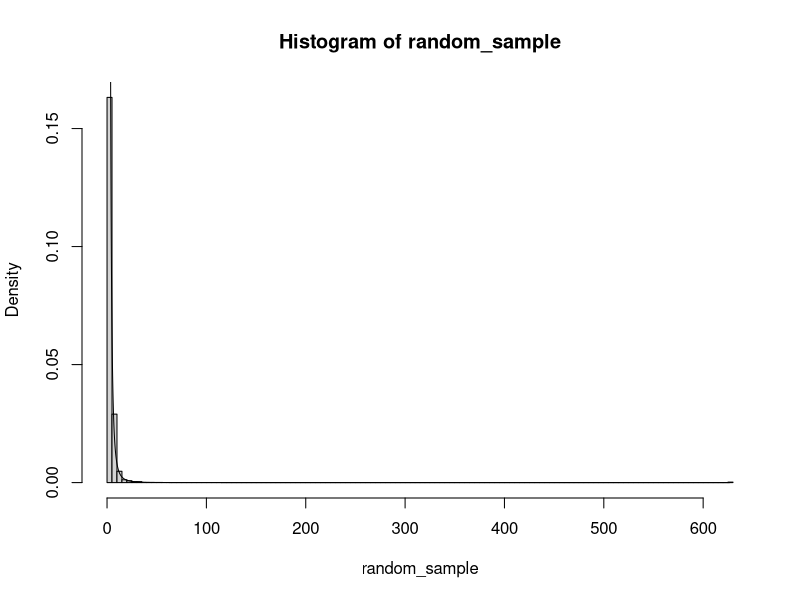
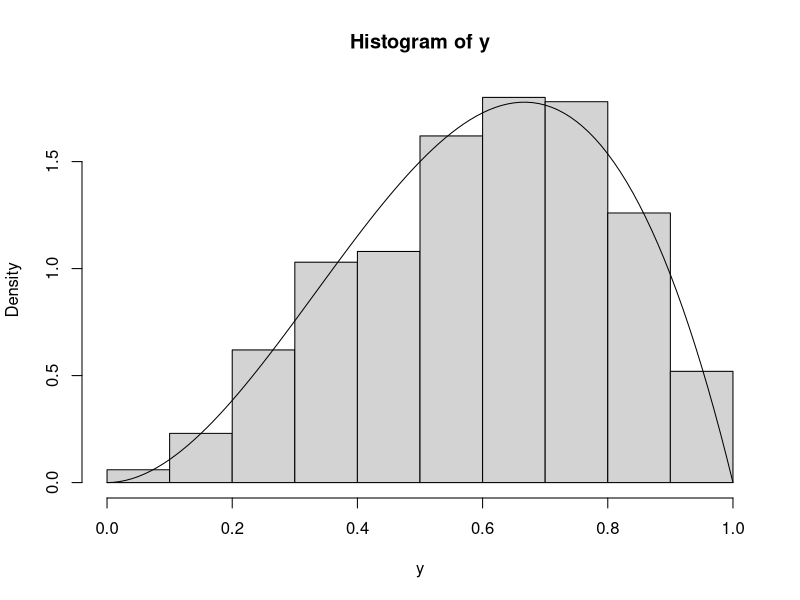
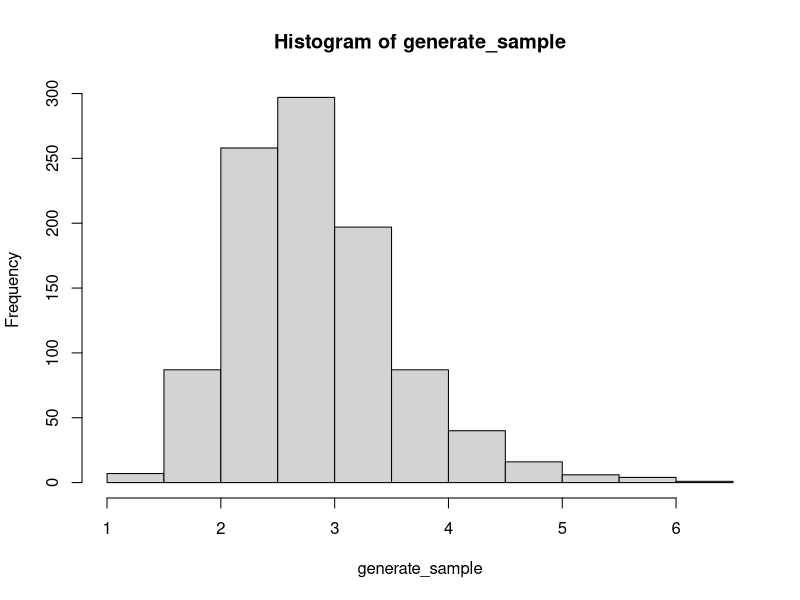
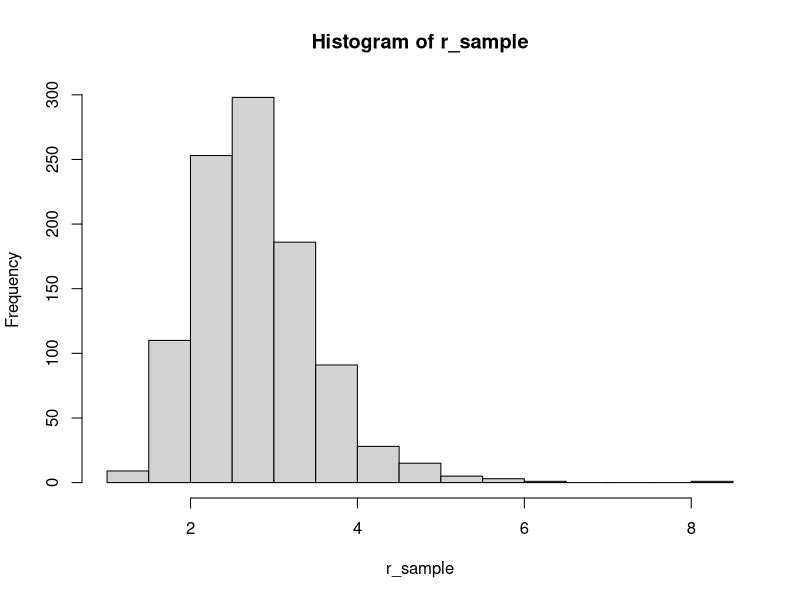
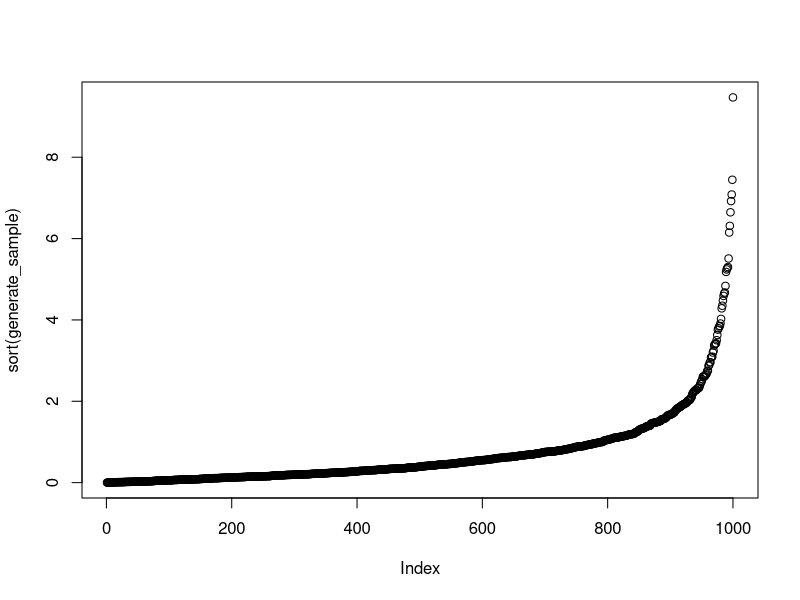
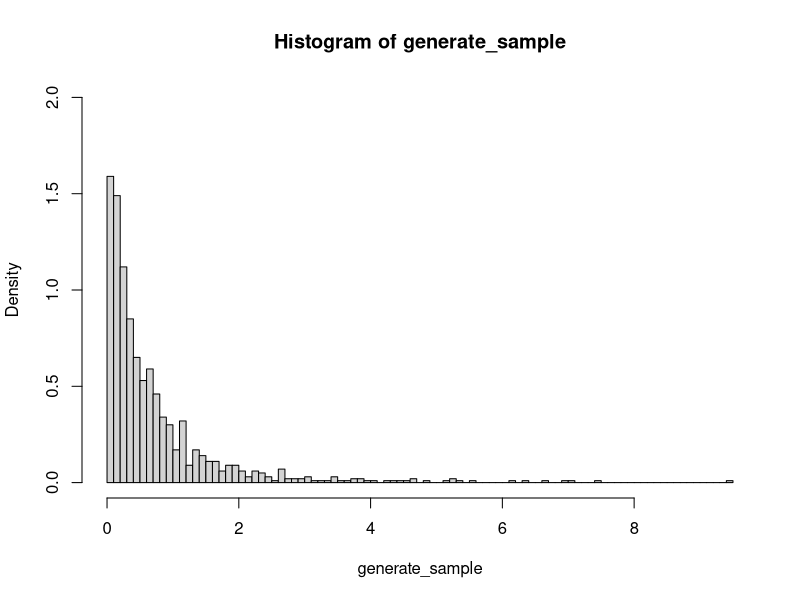
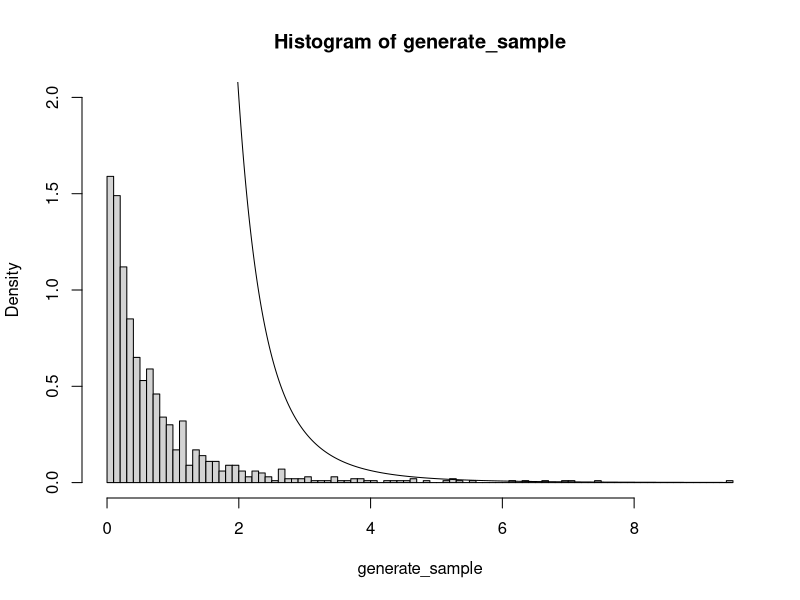

Recreate these plots in R, in order.
## ---- chunk 1
set.seed(02192021)
library(MASS)
knitr::opts_chunk$set(echo = TRUE)
knitr::opts_chunk$set(
  fig.path = "README_figs/README-3-"
)
## ---- chunk 2
# Two parameter exponential distribution
two_exponential <- function(n, lamda, eta) {
  # Uniform Distribution
  r <- runif(n)
 1 - exp(-lamda*(r-eta)) 
}

n <- 10000
lambda <- 2
eta <- 0

# generating random sample
a <- two_exponential(n, lambda, eta) 
x <- quantile(a)

# using r function
b <- rexp(n, lambda)
y <- quantile(b)

# printing the result by combing 
round(rbind(x,y), digits = 3)
## ---- chunk 3
paretoInverse <- function(x, a, b) {
  u <- runif(x)
  b*(1-u)^(-1/a)
}

paretoDensity <- function (x, a, b) {
  sapply(x, function(s) a*b^a*s^(-a-1))
}

n <- 1000
a <- 2
b <- 2

random_sample <- paretoInverse(n, a, b)
range_sample <- range(random_sample)
x <- seq(range_sample[1], range_sample[2], 0.01)
y <- paretoDensity(x,a,b)
# histogram for sample
hist(random_sample, probability = TRUE, breaks = 100)
# density curve superimposed 
lines(x = x, y = y)
## ---- chunk 4
# inverse transform
inverseTransform <- function (size, x, px) {
  u <- runif(size)
  c <- cumsum(px)
  sapply(u, function(v) min(x[c >= v]))
}

x <- 0:4
px <- c(0.1, 0.2, 0.2, 0.2, 0.3)
size <- 1000

# generate sample using function
generate_sample <- inverseTransform(size, x, px)
r1 <- table(generate_sample)

# generating sample using R function
r_sample <- sample(size = size, x = x, prob = px, replace = TRUE)
r2 <- table(r_sample)

rbind(r1, r2)/size
## ---- chunk 5
sample_beta <- function(n,a,b,...){
  k <- 0 #counter for accepted
  y <- numeric(n)

  while (k < n) {
    u <- runif(1)
    x <- runif(1) #random variate from g
    if (x^(a-1) * (1-x)^(b-1) > u) {
      #we accept x
      k <- k + 1
      y[k] <- x
    }
  }
  y
}
##Generate a sample of size 1000 from the Beta(3,2) distribution
n <- 1000
y <- numeric(n)
y <- sample_beta(n,3,2) #Using the beta function

##compare empirical and theoretical percentiles
p <- seq(.1, .9, .1)
Qhat <- quantile(y, p) #quantiles of sample
Q <- qbeta(p, 3, 2) #theoretical quantiles
se <- sqrt(p * (1-p) / (n * dbeta(Q, 3, 2)))

round(rbind(Qhat, Q, se), 3)

hist(y,prob = TRUE)
curve(dbeta(x,3,2),add=TRUE)

## ---- chunk 6
# lognormal using logarithms and normal distribution
lognormal <- function (size, mu, sigma) {
  exp(rnorm(n = size, mean = mu, sd = sigma))
}

mu <- 1
sigma <- 0.25
size <- 1000

# generating random sample
generate_sample <- lognormal(size = size, mu = mu, sigma = sigma)
hist(generate_sample)

# R function for lognormal distribution
r_sample <- rlnorm(n = size, meanlog = mu, sdlog = sigma)
hist(r_sample)
## ---- chunk 7
size <- 1000
r <- 4
beta <- 2

# Exponential distribution 
expo_gamma <- function (size, r, beta) {
  rexp(n = size, rgamma(n = size, r, beta))
}

generate_sample <- expo_gamma(size = size, r = r, beta = beta)

# plotting the sample
plot(sort(generate_sample))

# histogram
hist (generate_sample, probability = TRUE, breaks = 100, ylim = c(0, 2))

## ---- chunk 8
xs <- seq(min(generate_sample), max(generate_sample), 0.01)
hist (generate_sample, probability = TRUE, breaks = 100, ylim = c(0, 2))
lines(x = xs, y = paretoDensity(xs, a = r, b = beta))
## ---- chunk 9
standardize <- function (data) {
  Sigma <- cov(data)
  mus <- sapply(1:ncol(data), function (v) mean(data[,v]))
  A <- chol(solve(Sigma))
  Xs <- t(A %*% (t(data)-mus))
  Xs
}

d <- 2
n <- 1000 
mu <- c(9,10)
sigma <- matrix(c(3,2,2,5),2,2) 

r <- mvrnorm(n,mu,sigma)
# variance before standardize
var(r)

rr <- standardize(r)
# variance after standardize
var(rr)
## ---- chunk 10
wishart <- function (Sigma, n) {
  d <- ncol(Sigma)
  L <- chol(Sigma)
  tmp <- matrix(rnorm(d^2), ncol = d, nrow = d)
  tmp[upper.tri(tmp, diag = TRUE)] <- 0
  A <- diag(sapply(1:d, function (v) rchisq(1, n - v + 1))) + tmp
  t(L) %*% A %*% t(A) %*% L
}

Sigma <- matrix(c(1, -0.5, 0.5, -0.5, 2, -0.5, 0.5, -0.5, 3), ncol = 3)
n <- 4
size <- 1000

sam <- lapply(1:size, function (v) wishart(Sigma, n))

(mean <- apply(simplify2array(sam), 1:2, mean))
sd <- apply(simplify2array(sam), 1:2, sd)

(truth.mean <- n * Sigma)
